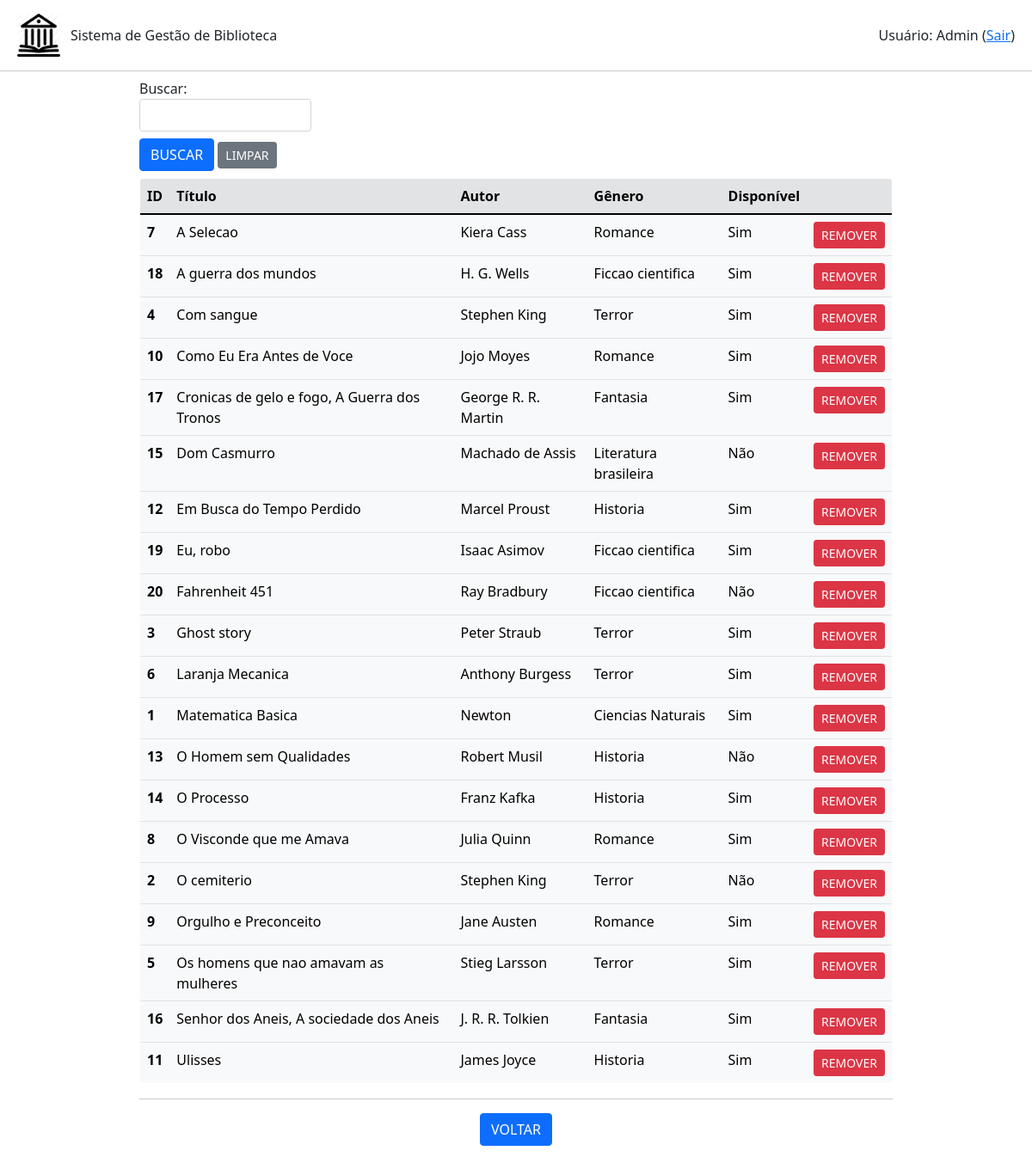
Before: /livro/listar (signed in) with the older database file.
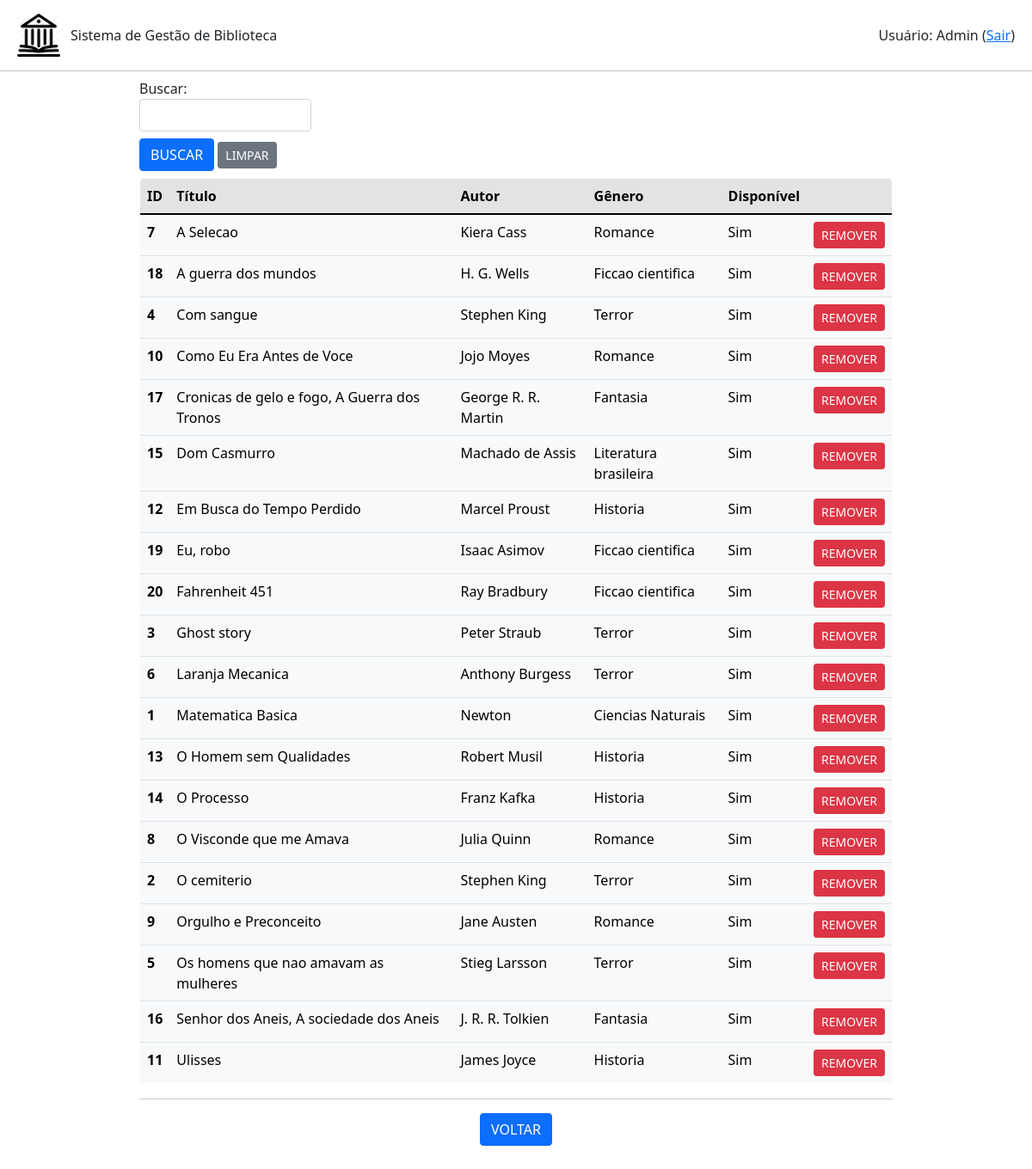
After: the same page with the newer database file.
### livro.py (models this page shows, shortened)
class Livro(db.Model):
    id = db.Column(db.Integer, primary_key=True)
    titulo = db.Column(db.String(200), unique=False, nullable=False)
    autor = db.Column(db.String(80), unique=False, nullable=False)
    genero = db.Column(db.String(120), unique=False, nullable=False)
    disponivel = db.Column(db.Boolean, default=True)
    emprestimo = db.relationship('Emprestimo', backref='livro', lazy=True)

### app.py (the view, shortened to what this page needs)
@app.route('/livro/listar', methods=['POST','GET'])
def listar_livros():
    if session.get('autenticado',False)==False:
        flash(u'Login necessário!', category='warning')
        return(redirect(url_for('login')))
    form = BuscaForm()
    livros = Livro.query.order_by(Livro.titulo).all()
    return(render_template('livros.html', livros=livros, form=form, action=url_for('listar_livros')))

### formBusca.py
class BuscaForm(FlaskForm):
    campo = StringField('Buscar: ', validators=[DataRequired()])
    enviar = SubmitField('BUSCAR')

### templates/livros.html (shortened to what this page needs)
{% extends "base.html" %}
{% block conteudo %}
<div class="container-fluid mx-auto mb-1" style="width: 75%; max-height: 100vh;">
    {% from 'bootstrap/form.html' import render_field %}
    <form method="post">
        <div class="mt-2" style="width: 200px;">
            {{ render_field(form.campo) }}
        </div>
        <div class="mt-2 mb-2">
            {{ render_field(form.enviar, button_style="primary", button_size="sm") }}
            <a class="btn btn-secondary btn-sm" href="{{url_for('listar_livros')}}" role="button">LIMPAR</a>
        </div>
    </form>
    <div style="max-height: 60vh; overflow-y: auto;">
        <table class=" table table-light border rounded-3" style="overflow: hidden;">
            <thead>
            <tr class="table-secondary">
                <th scope="col">ID</th>
                <th scope="col">Título</th>
                <th scope="col">Autor</th>
                <th scope="col">Gênero</th>
                <th scope="col">Disponível</th>
                <th scope="col"></th>
            </tr>
            </thead>
            <tbody>
                {% for livro in livros %}
                    <tr>
                        <th scope="row">{{livro.id}}</th>
                        <td>{{livro.titulo}}</td>
                        <td>{{livro.autor}}</td>
                        <td>{{livro.genero}}</td>
                        {% if livro.disponivel == True %}
                            <td>Sim</td>
                        {% else %}
                            <td>Não</td>
                        {% endif %}
                        <td class="text-center"><a class="btn btn-danger btn-sm" href="{{url_for('remover_livro', id_livro=livro.id)}}" role="button">REMOVER</a></td>
                    </tr>
                {% endfor %}
            </tbody>
        </table>
    </div>
    <hr>
    <div class="row text-center">
        <div class="col mr-1">
            <a class="btn btn-primary" href="{{url_for('root')}}" role="button">VOLTAR</a>
        </div>
    </div>
</div>
{% endblock %}

Changed rows visible on the page:
changed Livro "Dom Casmurro": disponivel "Não" → "Sim"
changed Livro "Fahrenheit 451": disponivel "Não" → "Sim"
changed Livro "O Homem sem Qualidades": disponivel "Não" → "Sim"
changed Livro "O cemiterio": disponivel "Não" → "Sim"
